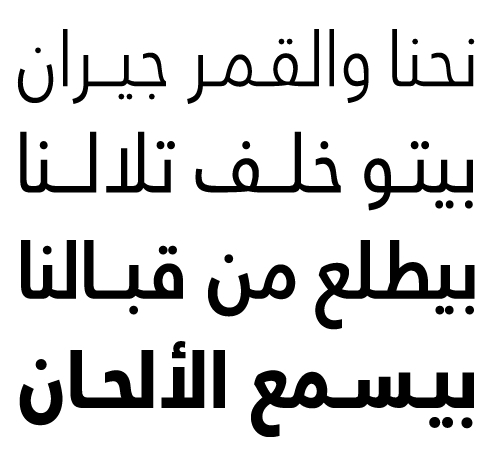
//> input picture photo6.jpg, 499 x 456 px
$ ./main   (built with g++ and OpenCV 4)
//> lines starting //> are read from the running program, lines starting //| are printed output that depends on the picture; after the words box and inside, x2 and y2 are one past the last pixel; in counts of white or black regions, pixels touching at a corner belong together
### ImageTools.h
#ifndef _IMAGE_TOOLS_H
#define _IMAGE_TOOLS_H


#include <opencv/cv.h>
#include <opencv2/highgui/highgui.hpp>
#include <string>
#include "DImage.h"

using namespace cv;

typedef std::pair<cv::Point2f, cv::Point2f>   Orientation;

namespace ImageTools {
	static int  Index;


	cv::Point2f  centerOfMass(cv::Mat mat);
	cv::Mat      varianceAroundPoint(cv::Mat m, cv::Point2f point);
	void  shift(std::vector<cv::Point>& pts, cv::Point offset);
	void fillComponents(cv::Mat mat, std::vector<ConnectedComponent*>& components, float filler, float boundary);
	cv::Mat  draw(cv::Mat mat, std::vector<ConnectedComponent*>& components, cv::Scalar clr );
	void  display(String win, Mat& img);
	void  display(String win, int idx, Mat& img);
	void  displayFresh(String win, Mat& img);
}

#endif

### DistanceTransformSigned.h
#ifndef _SIGNED_DISTANCE_TRANSFORMATION_
#define _SIGNED_DISTANCE_TRANSFORMATION_

#include <vector>
#include "ConnectedComponent.h"
#include "DImage.h"

using namespace cv;

class  DistanceTransformSigned  {

protected:
	vector<ConnectedComponent*>* _components;
	DImage *_image;
	void updateSignedDistaceMap(Mat map, int row, int col, int step, int delta);

public:
	DistanceTransformSigned(void) {;}
	DistanceTransformSigned(DImage* img){ setImage(img); }
	~DistanceTransformSigned(void){;}
	void setImage(DImage *img) { _image = img; }
	void setComponents(vector<ConnectedComponent*>* components){ _components = components ; }
	vector<ConnectedComponent*>* getComponents(){return _components; }
	DImage * transform();
};

#endif

### TextLine.h
#ifndef _TEXTLINE_H_
#define _TEXTLINE_H_

#include <iostream>
#include <opencv/cv.h>
#include <opencv2/core/core.hpp>
#include <math.h>
#include "ConnectedComponent.h"

using namespace cv ;
using namespace std;

class  TextLine {
protected :
	cv::Mat   _image ;
	cv::Rect  _rect  ;
	vector<cv::Point>   _boundary ;
	vector<cv::Point>* _upperBound ;
	vector<cv::Point>* _lowerBound ;

public:
	TextLine()  {;}
	TextLine(cv::Mat img){	_image = img; }
	~TextLine(void) {;}
	void setLineBoundary(std::vector<ConnectedComponent*>& components);
	void setImage(cv::Mat& img) { _image = img; }
	void setUpperBound(vector<Point>* bound){ _upperBound = bound; }
	void setLowerBound(vector<Point>* bound){ _lowerBound = bound; }

	vector<cv::Point>& getBoundary(){ return _boundary; }
	Point getCenter(cv::Rect rec) { return Point(rec.x + rec.width / 2, rec.y - rec.height / 2); }
	vector<Point> getConvexHull(vector<Point> a, vector<Point> b);
};

#endif

### stdext.h
#ifndef _STD_EXT_H_
#define _STD_EXT_H_

#include <opencv/cv.h>
#include <vector>

namespace stdext {

	template<class T>
	void  copy(std::vector<T>& src, std::vector<T>& dst){
		dst.clear();
		dst.insert(dst.begin(), src.begin(), src.end());
	}

	template<class T>
	// [11 lines left out: function subtract, not called in this run]
}

#endif

### ComponentExtractorBinary.h
#ifndef __ComponentExtractorBinary_H_
#define __ComponentExtractorBinary_H_

class ComponentExtractorBinary  {

protected:
	DImage* _image;

public:
	ComponentExtractorBinary()  { ; }
	ComponentExtractorBinary(DImage* img) {_image = img;}
	~ComponentExtractorBinary(void) { ; }

	void setImage(DImage* img) { _image = img; }
	void extract(vector<ConnectedComponent*>&) ;
protected:
	void collectComponents(vector<vector<cv::Point>>& contours, vector<cv::Vec4i>& hierarchy, vector<ConnectedComponent*>& component);
};

#endif

### ConnectedComponent.h
#ifndef _CONNECTEDCOMPONENT_H
#define _CONNECTEDCOMPONENT_H


#include <vector>
#include <string>
#include "Contour.h"

class ConnectedComponent {
	const static int ABOVE =  1 ;
	const static int BELOW = -1 ;
	const static int BORDER = 1 ;
	const static int VERTEX = 2 ;
	const static int ON_EDGE = 3 ;

protected:

	cv::Mat                   _image   ;
	ConnectedComponent*       _parent  ;
	Contour                   _contour ;
	string                    _string  ;
	vector<ConnectedComponent*> _children ;

public:
	ConnectedComponent(vector<cv::Point>& contour);
	cv::Mat  getImage()              { return _image ; }
	cv::Rect                          getBoundRect() { return _contour.getBoundRect(); }
	Contour& getContour()        { return _contour ;}
	ConnectedComponent*               getParent()      { return _parent; }
	vector<ConnectedComponent*>&      getChildren()    { return _children; }
	void setImage(cv::Mat img) { _image = img; }
	void setParent(ConnectedComponent* parent)        { _parent   = parent; }
	void addChild(ConnectedComponent* component);
};

#endif

### TextLineExtractor.h
#ifndef _TEXTLINEEXTRACTOR_H
#define _TEXTLINEEXTRACTOR_H

#include <opencv/cv.h>
#include <opencv2/core/core.hpp>

class TextLine ;
class DImage;

class  TextLineExtractor {
protected :
	DImage* _image ;

public:
	TextLineExtractor(void)  {;}
	~TextLineExtractor(void) {;}

	void setImage(DImage* img) { _image = img ;}
	virtual void extract(std::vector<TextLine*>& ) = 0;
};

#endif

### Contour.h
#ifndef _Contour_H
#define _Contour_H


#include <vector>
#include <opencv/cv.h>
#include <opencv2/core/core.hpp>
#include <opencv2/highgui.hpp>
#include <opencv2/imgproc.hpp>

using namespace std;

class  Contour {
protected:
	vector<cv::Point> _points;
	cv::Rect          _brect;
	cv::Point         _center;

public:
	Contour()  { ; }
	~Contour() { ; }

	// [28 lines left out: functions Contour, Contour, set, not called in this run]

	void setPoints(vector<cv::Point>& p)  {
		_points.erase(_points.begin(), _points.end());
		_points.insert(_points.end(), p.begin(), p.end());
		_brect = boundingRect(p);
		setCenter();
	}

	vector<cv::Point>& getPoints(){
		return _points;
	}

	cv::Rect&  getBoundRect() {
		return _brect;
	}

	float inside(cv::Point p){
		return (float)pointPolygonTest(_points, p, false);
	}

	void        setCenter();
	cv::Point   getCenter()            { return _center; }


	cv::Mat  getMat(vector<cv::Point>& pts);
	vector<cv::Point> getConvexHull(bool clockwise);
};

#endif

### DImage.h
#ifndef _DImage_H_
#define _DImage_H_


#include <opencv/cv.h>
#include <opencv2/highgui/highgui.hpp>
#include <vector>
#include "Contour.h"
#include "TextLineExtractor.h"
#include <string>
#include "ConnectedComponent.h"
#include "ComponentExtractorBinary.h"


#define atuchar(r,c)    at<unsigned char>(r,c)
#define atuint(r,c)     at<unsigned int>(r,c)
#define atint(r,c)      at<int>(r,c)
#define atfloat(r,c)    at<float>(r,c)
#define atdouble(r,c)   at<double>(r,c)

using namespace cv;

class  DImage {
	cv::Mat      _mat;
	cv::Mat      _mask;
	Contour      _boundary;
	Point2f      _com;   // Center Of Mass ;

public:
	const static int LAYOUT_UNSET = 0;
	const static int LAYOUT_TEXT = 1;
	const static int LAYOUT_DRAW = 2;
	const static int LAYOUT_IMAGE = 3;
	const static int LAYOUT_PARAGRAPH = 4;
	const static int LAYOUT_PAGE_MAIN = 5;
	const static int LAYOUT_PAGE_MARGIN = 6;

public:

	DImage(cv::Mat mat);
	~DImage(void);
	cv::Mat& getMat();
	DImage* negate();
	DImage* convert(int to_type);
	void extractComponents(ComponentExtractorBinary& ex, vector<ConnectedComponent*>& components);
	void display(String win);
};


#endif

### main.h
#ifndef _MAIN_H_
#define _MAIN_H_

#include <opencv/cv.h>
#include <opencv/cv.hpp>
#include "Dimage.h"
#include <vector>
#include "stdext.h"
#include "ComponentExtractorBinary.h"
#include "TextLine.h"
#include "ComponentExtractorBinary.h"
#include "ConnectedComponent.h"
#include "Contour.h"
#include "DistanceTransformSigned.h"
#include "ImageTools.h"


#endif

### ImageTools.cpp
#include "ImageTools.h"


using namespace cv;
using namespace std;


void ImageTools::shift(vector<Point>& pts, Point offset){
	vector<Point>::iterator iter;
	for (iter = pts.begin(); iter != pts.end(); iter++)
		*iter += offset;
}


// [29 lines left out: functions centerOfMass, varianceAroundPoint, not called in this run]

void ImageTools::fillComponents(Mat mat, std::vector<ConnectedComponent*>& components, float filler, float boundary){
	vector < vector < Point >> plys;

	for each (ConnectedComponent* comp in components){
		plys.push_back(comp->getContour().getPoints());
	}

	fillPoly(mat, plys,  filler);
	polylines(mat, plys, true, boundary);
}

// [12 lines left out: function draw, not called in this run]


void ImageTools::display(String win, int idx, Mat& img){
	char buf[32];
//	sprintf_s(buf, "-[%d]", idx);
	namedWindow(win + String(buf),WINDOW_NORMAL);
	imshow(win + String(buf), img);
}

void ImageTools::displayFresh(String win, Mat& img){
	display(win, Index++, img);
}

### DistanceTransformSigned.cpp
#include "DistanceTransformSigned.h"
#include "ImageTools.h"
#include "ComponentExtractorBinary.h"

using namespace cv;

void DistanceTransformSigned::updateSignedDistaceMap(Mat map, int row, int col, int step, int delta){
	float up = map.at<float>(row - step, col);
	float left = map.at<float>(row, col - step);
	float center = map.at<float>(row, col);
	if ( map.at<float>(row, col) > 0 ){
		if ( map.at<float>(row-step, col) > map.at<float>(row, col-step) ){
			if ( map.at<float>(row, col-step) < map.at<float>(row, col)) {
				map.at<float>(row, col) = map.at<float>(row, col-step) + delta ;
				if ( map.at<float>(row, col) < map.at<float>(row-step, col))
					map.at<float>(row-step, col) = map.at<float>(row, col) + delta ;
			}
		}
		else {
			if ( map.at<float>(row-step, col) < map.at<float>(row, col)) {
				map.at<float>(row, col) = map.at<float>(row-step, col) + delta ;
				if ( map.at<float>(row, col) < map.at<float>(row, col-step))
					map.at<float>(row, col-step) = map.at<float>(row, col) + delta ;
			}
		}
	}

	if ( map.at<float>(row, col) < 0 ){
	    if ( map.at<float>(row-step, col) > map.at<float>(row, col-step) ){
			if ( map.at<float>(row-step, col) > map.at<float>(row, col)) {
				map.at<float>(row, col) = map.at<float>(row-step, col) - delta ;
				if ( map.at<float>(row, col) > map.at<float>(row, col-step))
					map.at<float>(row, col-step) = map.at<float>(row, col) - delta ;
			}
		}
		else {
			if ( map.at<float>(row, col-step) > map.at<float>(row, col)) {
				map.at<float>(row, col) = map.at<float>(row, col-step) - delta ;
				if ( map.at<float>(row, col) > map.at<float>(row-step, col))
					map.at<float>(row-step, col) = map.at<float>(row, col) - delta ;
			}
		}
	}
}

DImage* DistanceTransformSigned::transform(){

	float limit = _image->getMat().total();
	cv::Mat map(this->_image->getMat().size(), CV_32F, limit);
	ImageTools::fillComponents(map, *_components, -limit, 0.0f);

	int col, row;
	// Forward traversal
	for ( col = 1 ; col < map.cols ; col++ )
		for ( row = 1 ; row < map.rows ; row++ )
			updateSignedDistaceMap(map, row, col, 1, 1);

	// Backward traversal
	for ( col = map.cols-2 ; col >= 0  ; col-- )
		for ( row = map.rows-2 ; row >= 0 ; row-- )
			updateSignedDistaceMap(map, row, col, -1, 1);

	return new DImage(map);
}

### Contour.cpp
#include <iostream>
#include "Contour.h"

using namespace std;
using namespace cv;


void Contour::setCenter() {
	_center.x = 0;
	_center.y = 0;
	vector<Point>::iterator iter;
	for (iter = _points.begin(); iter != _points.end(); iter++){
		_center.x += (*iter).x;
		_center.y += (*iter).y;
	}
	_center.x /= _points.size();
	_center.y /= _points.size();
}


// [10 lines left out: function getMat, not called in this run]


vector<Point> Contour::getConvexHull(bool clockwise){
	vector<Point> hull ;
	convexHull(_points, hull, clockwise);
	return hull ;
}

### ConnectedComponent.cpp
#include "ConnectedComponent.h"

using namespace std;
using namespace cv;

ConnectedComponent::ConnectedComponent(vector<cv::Point>& contour){
	_contour.setPoints(contour);
	_parent = 0 ;
}


void ConnectedComponent::addChild(ConnectedComponent* component) {
	component->setParent(this);
	_children.push_back(component);
}

### TextLine.cpp
#include "stdext.h"
#include "ImageTools.h"
#include "ComponentExtractorBinary.h"
#include "TextLine.h"

using namespace cv;
using namespace std;


void TextLine::setLineBoundary(vector<ConnectedComponent*>& components) {
	if (components.size() > 0) {
		Rect brect = components[0]->getBoundRect();
		for (int i = 0; i < components.size(); i++){
			brect |= components[i]->getBoundRect();
		}

		Mat mask = Mat::zeros(brect.size(), CV_8UC1);
		vector<ConnectedComponent*>::iterator iter = components.begin();
		vector<Point> previousPlygon = (*(iter++))->getContour().getConvexHull(false);
		ImageTools::shift(previousPlygon, Point(-brect.x, -brect.y));
		cv::fillConvexPoly(mask, previousPlygon, 255);

		while (iter != components.end()){
			vector<Point> plygon = (*(iter++))->getContour().getConvexHull(false);
			ImageTools::shift(plygon, Point(-brect.x, -brect.y));
			vector<Point> ply = getConvexHull(plygon, previousPlygon);
			cv::fillConvexPoly(mask, ply, 255);
			stdext::copy(plygon, previousPlygon);
		}

		DImage dimg(mask);
		ComponentExtractorBinary extractor;
		vector<ConnectedComponent*> comps;
		dimg.extractComponents(extractor, comps);
		stdext::copy(comps[0]->getContour().getPoints(), _boundary) ;
		ImageTools::shift(_boundary, Point(brect.x, brect.y));
	}
}

vector<Point> TextLine::getConvexHull(vector<Point> a, vector<Point> b){
	vector<Point> contour;
	vector<Point> hull;

	contour.insert(contour.end(), a.begin(), a.end());
	contour.insert(contour.end(), b.begin(), b.end());
	convexHull(Mat(contour), hull, false);

	return hull;
}

### ComponentExtractorBinary.cpp
#include <iostream>
#include "DImage.h"
#include "ImageTools.h"
#include "ComponentExtractorBinary.h"

using namespace cv;
using namespace std;

void ComponentExtractorBinary::collectComponents(vector<vector<Point>>& contours, vector<Vec4i>& hierarchy,
	vector<ConnectedComponent*>& components){

	if ( contours.size() > 0 ) {
		// Generate all the components
		vector<vector<Point>>::iterator iter;
		for ( iter = contours.begin(); iter != contours.end(); iter++ ){
			ConnectedComponent* component = new ConnectedComponent(*iter);
			components.push_back(component);
		}

		// Scan the the component and build the hierarchy
		for ( unsigned int i = 0 ; i < components.size(); i++ ){
			ConnectedComponent* component = components[i];
			// Child
			if (hierarchy[i][2] >= 0 ){
				component->addChild(components[hierarchy[i][2]]);
			}

			// Parent
			if (hierarchy[i][3] >= 0 )
				component->setParent(components[hierarchy[i][3]]);
		}
	}
}


void  ComponentExtractorBinary::extract(vector<ConnectedComponent*>& components){
	vector<vector<Point>> contours;
	vector<Vec4i> hierarchy;
	vector<ConnectedComponent*> tmp_components;

	Mat mat = _image->getMat().clone();
	//opencv func
	findContours(mat, contours, hierarchy, CV_RETR_TREE, CV_CHAIN_APPROX_NONE, Point(0,0) );
	collectComponents(contours, hierarchy, tmp_components);
	for each (ConnectedComponent* comp in tmp_components)
		if (!comp->getParent())
			components.push_back(comp);
}

### DImage.cpp
#include "DImage.h"

using namespace cv;


DImage::DImage(cv::Mat mat){
	_mat = mat;
	_com = Point(-1, -1);
}

DImage::~DImage(void){
	_mat.deallocate();
}


cv::Mat& DImage::getMat(){
	return _mat;
}


DImage* DImage::negate(){
	DImage *img = new DImage(cv::Scalar::all(255) - _mat);
	return img;
}

void DImage::extractComponents(ComponentExtractorBinary& ex, vector<ConnectedComponent*>& components){
	ex.setImage(this);
	ex.extract(components);
}


DImage*  DImage::convert(int to_type){
	cv::Mat gray;
	if (_mat.type() == to_type)
		return this;

	if (_mat.channels() == 1){
		_mat.convertTo(gray, CV_8U);
		return new DImage(gray);
	}

	if (_mat.channels() == 3 && to_type == CV_8U) {
		cv::Mat gray;
		cvtColor(_mat, gray, CV_BGR2GRAY);
		return new DImage(gray);
	}
	return this;

}


// [4 lines left out: function display, not called in this run]

### main.cpp
#include "main.h"

using namespace cv;
using namespace std;


int prevY;

struct {
	bool operator()(ConnectedComponent* a, ConnectedComponent* b) {
		return a->getContour().getCenter().x < b->getContour().getCenter().x;
	}
} comp;


int getMinRow(Mat energy_map, int row, int col) {
	float min_val = energy_map.at<float>(row, col);
	int min_row = row;
	for (int i = -1; i <= 1; i++)
		if ((row + i >= 0) && (row + i < energy_map.rows) && energy_map.at<float>(row + i, col) < min_val) {
			min_row = row + i;
			min_val = energy_map.at<float>(row + i, col);
		}
	return min_row;
}

vector<cv::Point> getNextSeam(Mat energy_map) {
	Point min_pt;
	double min_val, max_val;
	//	cout << "Col: " << energy_map.col(energy_map.cols - 2) << endl ;

	minMaxLoc(energy_map.col(energy_map.cols - 2), &min_val, &max_val, &min_pt);
	min_pt.x = energy_map.cols - 2;

	//cout << "Min: " << min_pt << " MinVal: " << min_val << " MaxVal: " << max_val << endl;
	vector<Point> seam;
	int row = min_pt.y;
	seam.push_back(min_pt);
	for (int col = min_pt.x; col > 0; col--) {
		//	cout << "Row: " << row << " Col: " << col << endl;
		row = getMinRow(energy_map, row, col);
		seam.push_back(Point(col, row));
	}
	return seam;
}

//finds the component that intersect with the seam
vector<ConnectedComponent*> getSeamComponents(vector<Point> seam, vector<ConnectedComponent*> &component_list) {
	vector<ConnectedComponent*> seam_components;
	vector<ConnectedComponent*> rect_components;
	Rect seam_rect = boundingRect(seam);

	for each (ConnectedComponent* comp in component_list) {
		if ((seam_rect & comp->getBoundRect()).area() > 0) {
			rect_components.push_back(comp);
		}
	}
	sort(rect_components.begin(), rect_components.end(), comp);

	for (int i = 0; i < seam.size(); i++) {
		vector<ConnectedComponent*>::iterator iter;
		for (iter = rect_components.begin(); iter != rect_components.end(); iter++) {

			if ((*iter)->getContour().getBoundRect().contains(seam[i]) &&
				(*iter)->getContour().inside(seam[i]) >= 0) {
				seam_components.push_back((*iter));
				rect_components.erase(iter);
				break;
			}
		}
	}
	return seam_components;
}

float minValueOfThreeRows(Mat img, int row, int col) {
	return min(img.at<float>(row - 1, col), min(img.at<float>(row, col), img.at<float>(row + 1, col)));
}

/*calculate energy map based on formula from article*/
Mat getEnergyMapFromDistance(Mat dist_map) {
	Mat energy_map = Mat::zeros(dist_map.size(), CV_32FC1);
	dist_map.col(0).copyTo(energy_map.col(0));
	dist_map.row(0).copyTo(energy_map.row(0));

	int row, col;
	for (col = 1; col < energy_map.cols; col++)
		for (row = 1; row < energy_map.rows - 1; row++) {
			float min_val = minValueOfThreeRows(energy_map, row, col - 1);
			energy_map.at<float>(row, col) = 2.0*dist_map.at<float>(row, col) + min_val;
		}

	// Last Row
	row = energy_map.rows - 1;
	for (int col = 1; col < energy_map.cols; col++) {
		float min_val = min(energy_map.at<float>(row - 1, col - 1), energy_map.at<float>(row, col - 1));
		energy_map.at<float>(row, col) = 2.0*dist_map.at<float>(row, col) + min_val;
	}
	return energy_map;
}

// [10 lines left out: function fixEnergyMap, not called in this run]


void removeTextLineFromEnergeyMap(Mat energy_map, TextLine& text_line) {
	double mx, mn;
	minMaxLoc(energy_map, &mn, &mx);
	cout << "Boundary: " << text_line.getBoundary().size() << endl;

	Rect rect = boundingRect(text_line.getBoundary());
	cout << "height " << rect.height << "  width " << rect.width << "  x " << rect.x << "  y " << rect.y << endl;
	rect.x = 0;
	rect.width = energy_map.cols - 1;
	cout << "Rect: " << rect << endl;
	rectangle(energy_map, rect, (float)mn, CV_FILLED);
}

//draws the seam
void drawDisplay(vector<Point> seam, DImage* _image) {
	vector < vector < Point >> polys;

	polys.push_back(seam);
	Mat img;

	cvtColor(_image->getMat(), img, CV_GRAY2RGB);
	polylines(img, seam, false, cv::Scalar(255, 0, 0));
	ImageTools::displayFresh("Polyline ", img);
}


int main(int argc, char * argv[]) {
	Mat mat = imread("photo6.JPG");
//> mat is the input picture: 456 rows x 499 cols, CV_8UC3; min 0, max 255, mean 218.5
		DImage* source = new DImage(mat);
		DImage* gry = source->convert(CV_8U);
	//	gry->display("Gray Image");

		vector<TextLine*> lines;
		ComponentExtractorBinary component_extractor;
		vector<ConnectedComponent*> component_list;

		// Extarct the connected components from the binary image
		DImage* negative = gry->negate();
//> in DImage (call 3), `_mat = mat;`:
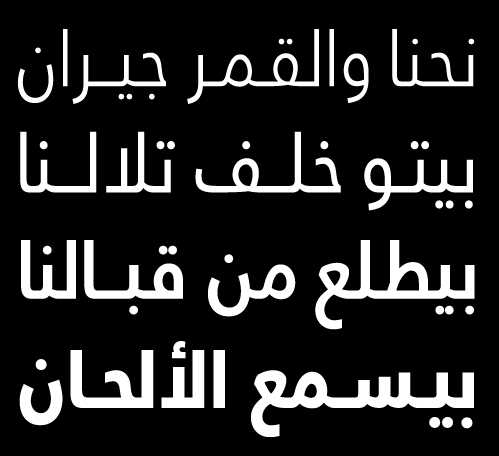
//> _mat: 456 rows x 499 cols, CV_8UC1; min 0, max 255, mean 36.5
		negative->extractComponents(component_extractor, component_list);
//> in extract, `findContours(mat, contours, hierarchy, CV_RETR_TREE, CV_CHAIN_APPROX_N..`: contours = 918 contours, 858 with area under 20; largest, box (x1, y1, x2, y2) and area: (251, 369, 476, 438) 5272, (314, 240, 475, 331) 4338, (70, 349, 154, 408) 2330, (195, 131, 341, 194) 2180, (187, 29, 319, 104) 2162
//> after the loop in collectComponents, `for ( iter = contours.begin(); iter != contours.end(); iter++ )`: components = 918 items
//> after the loop in extract, `for each (ConnectedComponent* comp in tmp_components)`: components = 851 items
//> component_list = 851 items
		DistanceTransformSigned dist(gry);

		//find all the component in the image
		dist.setComponents(&component_list);

		//creating the distance map
		DImage* dist_map = dist.transform();
//> in transform, `float limit = _image->getMat().total();`: limit = 227544
//> after the loop in fillComponents, `for each (ConnectedComponent* comp in components)`: plys = 851 contours, 802 with area under 20; largest, box (x1, y1, x2, y2) and area: (251, 369, 476, 438) 5272, (314, 240, 475, 331) 4338, (70, 349, 154, 408) 2330, (195, 131, 341, 194) 2180, (187, 29, 319, 104) 2162
//> in fillComponents, `fillPoly(mat, plys,  filler);`:
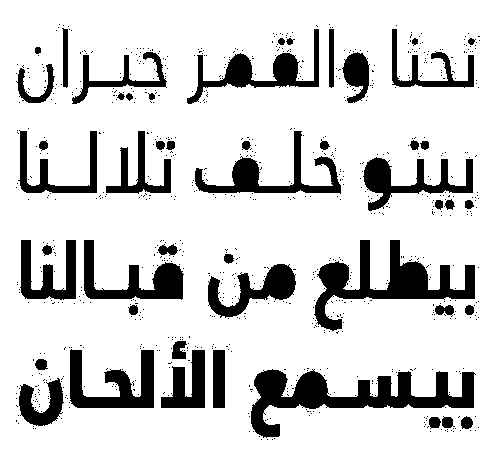
//> mat: 456 rows x 499 cols, CV_32FC1; values -227544 (black) and 227544 (white), 82.5% white; 851 black regions (802 under 20 px), largest, box (x1, y1, x2, y2) and area: (251, 369, 476, 438) 5695, (314, 240, 475, 331) 4720, (70, 349, 154, 408) 2549
//> in fillComponents, `polylines(mat, plys, true, boundary);`:
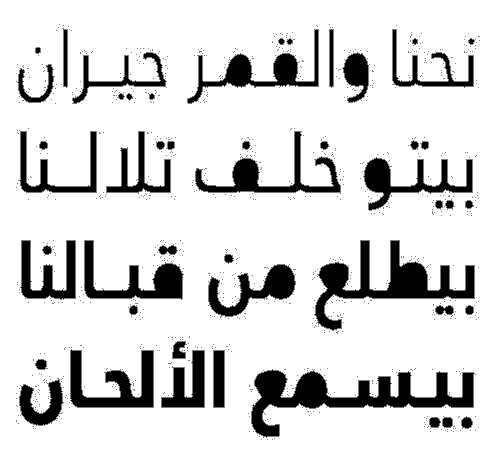
//> mat: 456 rows x 499 cols, CV_32FC1; 4.06% of pixels changed, all inside (x1, y1, x2, y2) = (16, 24, 480, 440); drawn with min black and max white
//> after the loop in transform, `for ( col = 1 ; col < map.cols ; col++ )`:
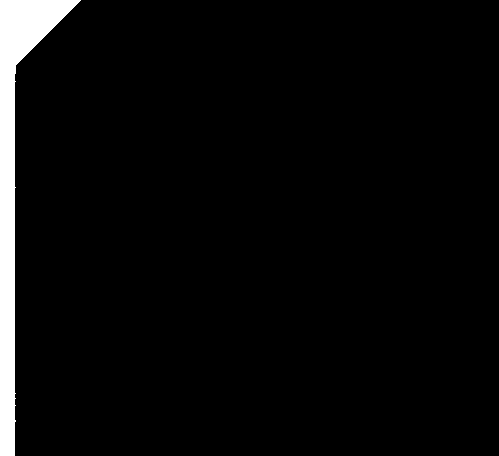
//> map: 456 rows x 499 cols, CV_32FC1; min -36, max 227544, mean 9081.8; drawn with min black and max white
//> after the loop in transform, `for ( col = map.cols-2 ; col >= 0  ; col-- )`:
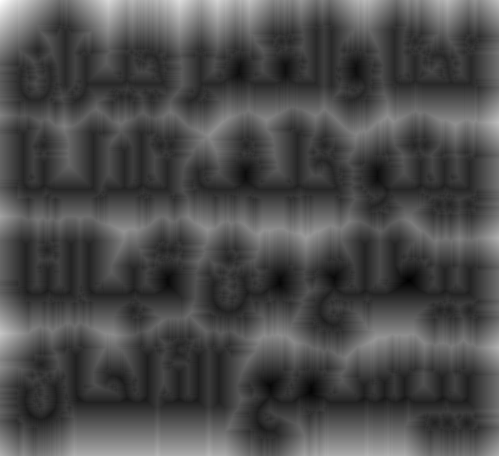
//> map: 456 rows x 499 cols, CV_32FC1; min -18, max 81, mean 11.5; drawn with min black and max white
		Mat norm_dist = Mat(dist_map->getMat().size(), CV_32FC1);
//> norm_dist: 456 rows x 499 cols, CV_32FC1; every value is 0
		normalize(dist_map->getMat(), norm_dist, 0, 1, NORM_MINMAX, CV_32F);
		imshow(" Distance ", norm_dist);

		//creating the energy map from distance map
		Mat energy_map = getEnergyMapFromDistance(dist_map->getMat());
//> in getEnergyMapFromDistance, `dist_map.col(0).copyTo(energy_map.col(0));`:
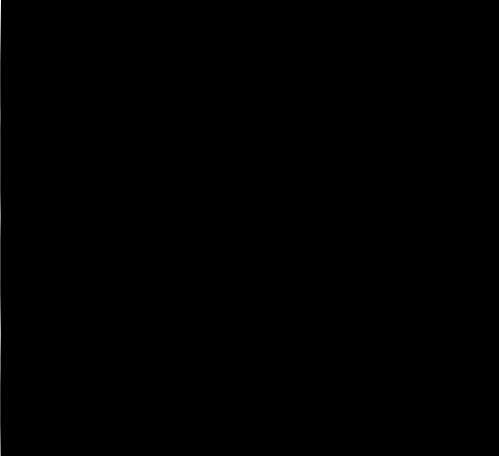
//> energy_map: 456 rows x 499 cols, CV_32FC1; min 0, max 81, mean 0.1; drawn with min black and max white
//> (the rest of the program and of its run is left out)
